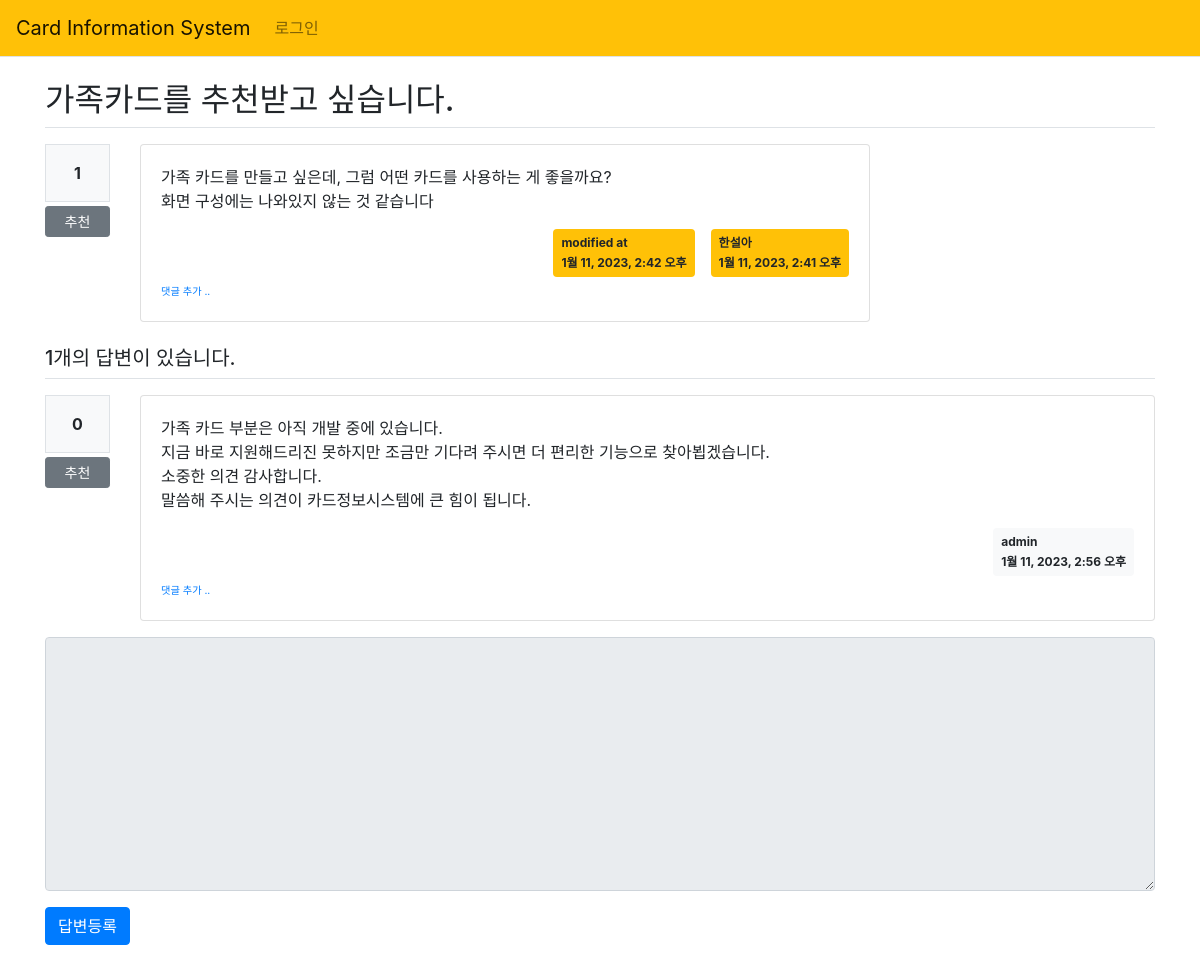
/pybo/329/, run on the app's committed database.
### pybo/models.py (models this page shows, shortened)
class Question(models.Model):
    author = models.ForeignKey(User, on_delete=models.CASCADE,
                               related_name='author_question')
    subject = models.CharField(max_length=200)
    content = models.TextField()
    create_date = models.DateTimeField()
    modify_date = models.DateTimeField(null=True, blank=True)
    voter = models.ManyToManyField(User, related_name='voter_question') #voter추가

class Answer(models.Model):
    author = models.ForeignKey(User, on_delete=models.CASCADE,
                               related_name='author_answer')
    question = models.ForeignKey(Question, on_delete=models.CASCADE)
    content = models.TextField()
    create_date = models.DateTimeField()
    modify_date = models.DateTimeField(null=True, blank=True)
    voter = models.ManyToManyField(User, related_name='voter_answer')

### pybo/views/base_views.py (the view)
# urls.py: path('<int:question_id>/', base_views.detail, name='detail'),
def detail(request, question_id):
    question = get_object_or_404(Question, pk=question_id)
    context = {'question': question}
    return render(request, 'pybo/question_detail.html', context)

### pybo/templatetags/pybo_filter.py (called while the page is built)
@register.filter()
def mark(value):
    extensions = ["nl2br", "fenced_code"]
    return mark_safe(markdown.markdown(value, extensions=extensions))

### templates/pybo/question_detail.html (shortened to what this page needs)
{% extends 'base.html' %}
{% load pybo_filter %}
{% block content %}
<div class="container my-3">
    <h2 class="border-bottom py-2">{{ question.subject }}</h2>
    <div class="row my-3">
        <div class="col-1">
            <div class="bg-light text-center p-3 border font-weight-bolder mb-1">{{question.voter.count}}</div>
            <a href="#" data-uri="{% url 'pybo:vote_question' question.id  %}"
               class="recommend btn btn-sm btn-secondary btn-block my-1">추천</a>
        </div>
        <div class="col-8">
            <div class="card">
                <div class="card-body">
                    <div class="card-text" >{{ question.content|mark }}</div>
                    <div class="d-flex justify-content-end">
                        {% if question.modify_date %}
                        <div class="badge badge-warning p-2 text-left mx-3">
                            <div class="mb-2">modified at</div>
                            <div>{{ question.modify_date }}</div>
                        </div>
                        {% endif %}
                        <div class="badge badge-warning p-2 text-left">
                            <div class="mb-2">{{ question.author.username }}</div>
                            <div>{{ question.create_date }}</div>
                        </div>
                    </div>
                    <div>
                        <a href="{% url 'pybo:comment_create_question' question.id  %}"
                           class="small"><small>댓글 추가 ..</small></a>
                    </div>
                </div>
            </div>
        </div>
    </div>
    <h5 class="border-bottom my-3 py-2">{{question.answer_set.count}}개의 답변이 있습니다.</h5>
    {% for answer in question.answer_set.all %}
    <div class="row my-3">
        <div class="col-1">
            <div class="bg-light text-center p-3 border font-weight-bolder mb-1">{{answer.voter.count}}</div>
            <a href="#" data-uri="{% url 'pybo:vote_answer' answer.id  %}"
                class="recommend btn btn-sm btn-secondary btn-block my-1">추천</a>
        </div>
        <div class="col-11">
            <div class="card">
                <div class="card-body">
                    <div class="card-text">{{ answer.content|mark }}</div>
                    <div class="d-flex justify-content-end">
                        <div class="badge badge-light p-2 text-left">
                            <div class="mb-2">{{ answer.author.username }}</div>
                            <div>{{ answer.create_date }}</div>
                        </div>
                    </div>
                    <div>
                        <a href="{% url 'pybo:comment_create_answer' answer.id  %}"
                           class="small"><small>댓글 추가 ..</small></a>
                    </div>
                </div>
            </div>
        </div>
    </div>
    {% endfor %}
    <form action="{% url 'pybo:answer_create' question.id %}" method="post" class="my-3">
        <div class="form-group">
            <textarea {% if not user.is_authenticated %}disabled{% endif %}
              name="content" id="content" class="form-control" rows="10"></textarea>
        </div>
        <input type="submit" value="답변등록" class="btn btn-primary">
    </form>
</div>
{% endblock %}

### data on the page
Question: subject "가족카드를 추천받고 싶습니다.", voter.count "1", content|mark "가족 카드를 만들고 싶은데, 그럼 어떤 카드를 사용하는 게 좋을까요? 화면 구성에는 나와있지 않는 것 같습니다", modify_date "1월 11, 2023, 2:42 오후", author.username "한설아", create_date "1월 11, 2023, 2:41 오후", answer_set.count "1"
Answer: voter.count "0", content|mark "가족 카드 부분은 아직 개발 중에 있습니다. 지금 바로 지원해드리진 못하지만 조금만 기다려 주시면 더 편리한 기능으로 찾아뵙겠습니다. 소중한 의견 감사합니다. 말씀해 주시는 의견이 카드정보시스템에 큰 힘이 됩니다.", author.username "admin", create_date "1월 11, 2023, 2:56 오후"
